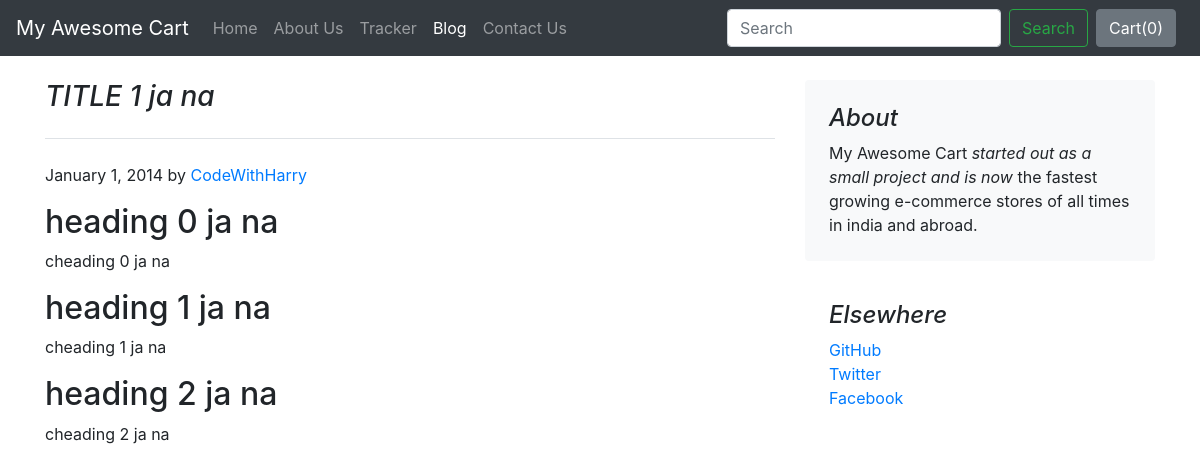
The page /blog/blogpost/1 on the database its author committed.
### blog/models.py (models this page shows, shortened)
class Blogpost(models.Model):
    post_id = models.AutoField(primary_key= True)
    title = models.CharField(max_length=50)
    head0 = models.CharField(max_length=500, default="")
    chead0 = models.CharField(max_length=5000, default="")
    head1 = models.CharField(max_length=500, default="")
    chead1 = models.CharField(max_length=5000, default="")
    head2 = models.CharField(max_length=500, default="")
    chead2 = models.CharField(max_length=5000, default="")
    pub_date = models.DateField()
    thumbnail = models.ImageField(upload_to='blog/images', default="")

### blog/views.py (the view)
# urls.py: path("blogpost/<int:id>", views.blogpost, name="blogHome")
def blogpost(request,id):
    post = Blogpost.objects.filter(post_id = id)[0]
    return render(request, 'blog/blogpost.html',{'post':post})

### templates/blog/blogpost.html (shortened to what this page needs)
{% extends 'blog/basic.html' %}
{% block body %}
<div class="container">
    <div class="row mt-4">
        <div class="col-md-8 blog-main">
            <h3 class="pb-4 mb-4 font-italic border-bottom">
                {{post.title}}
            </h3>
            <div class="blog-post">
                <p class="blog-post-meta">January 1, 2014 by <a href="#">CodeWithHarry</a></p>
                <h2>{{post.head0}}</h2>
                <p>{{post.chead0}}</p>
                <h2>{{post.head1}}</h2>
                <p>{{post.chead1}}</p>
                <h2>{{post.head2}}</h2>
                <p>{{post.chead2}}</p>
            </div>
        </div>
        <aside class="col-md-4 blog-sidebar">
            <div class="p-4 mb-3 bg-light rounded">
                <h4 class="font-italic">About</h4>
                <p class="mb-0">My Awesome Cart <em>started out as a small project and is now</em> the fastest growing e-commerce stores of all times in india and abroad.</p>
            </div>
            <div class="p-4">
                <h4 class="font-italic">Elsewhere</h4>
                <ol class="list-unstyled">
                    <li><a href="#">GitHub</a></li>
                    <li><a href="#">Twitter</a></li>
                    <li><a href="#">Facebook</a></li>
                </ol>
            </div>
        </aside>
    </div>
</div>
{% endblock %}

### rows shown on the page
Blogpost: title "TITLE 1 ja na", head0 "heading 0 ja na", chead0 "cheading 0 ja na", head1 "heading 1 ja na", chead1 "cheading 1 ja na", head2 "heading 2 ja na", chead2 "cheading 2 ja na"
